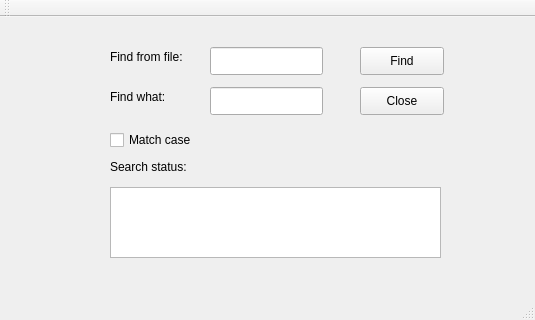
<?xml version="1.0" encoding="UTF-8"?>
<ui version="4.0">
 <class>MainWindow</class>
 <widget class="QMainWindow" name="MainWindow">
  <property name="geometry">
   <rect>
    <x>0</x>
    <y>0</y>
    <width>535</width>
    <height>320</height>
   </rect>
  </property>
  <property name="windowTitle">
   <string>MainWindow</string>
  </property>
  <widget class="QWidget" name="centralWidget">
   <widget class="QLineEdit" name="fileLineEdit">
    <property name="geometry">
     <rect>
      <x>210</x>
      <y>30</y>
      <width>113</width>
      <height>28</height>
     </rect>
    </property>
   </widget>
   <widget class="QLineEdit" name="keyLineEdit">
    <property name="geometry">
     <rect>
      <x>210</x>
      <y>70</y>
      <width>113</width>
      <height>28</height>
     </rect>
    </property>
   </widget>
   <widget class="QLabel" name="label">
    <property name="geometry">
     <rect>
      <x>110</x>
      <y>30</y>
      <width>91</width>
      <height>20</height>
     </rect>
    </property>
    <property name="text">
     <string>Find from file:</string>
    </property>
   </widget>
   <widget class="QLabel" name="label_2">
    <property name="geometry">
     <rect>
      <x>110</x>
      <y>70</y>
      <width>71</width>
      <height>20</height>
     </rect>
    </property>
    <property name="text">
     <string>Find what:</string>
    </property>
   </widget>
   <widget class="QTextBrowser" name="textBrowser">
    <property name="geometry">
     <rect>
      <x>110</x>
      <y>170</y>
      <width>331</width>
      <height>71</height>
     </rect>
    </property>
   </widget>
   <widget class="QLabel" name="label_3">
    <property name="geometry">
     <rect>
      <x>110</x>
      <y>140</y>
      <width>91</width>
      <height>20</height>
     </rect>
    </property>
    <property name="text">
     <string>Search status:</string>
    </property>
   </widget>
   <widget class="QCheckBox" name="matchCheckBox">
    <property name="geometry">
     <rect>
      <x>110</x>
      <y>110</y>
      <width>101</width>
      <height>26</height>
     </rect>
    </property>
    <property name="text">
     <string>Match case</string>
    </property>
   </widget>
   <widget class="QPushButton" name="FindPushButton">
    <property name="geometry">
     <rect>
      <x>360</x>
      <y>30</y>
      <width>84</width>
      <height>28</height>
     </rect>
    </property>
    <property name="text">
     <string>Find</string>
    </property>
   </widget>
   <widget class="QPushButton" name="closePushButton">
    <property name="geometry">
     <rect>
      <x>360</x>
      <y>70</y>
      <width>84</width>
      <height>28</height>
     </rect>
    </property>
    <property name="text">
     <string>Close</string>
    </property>
   </widget>
  </widget>
  <widget class="QMenuBar" name="menuBar">
   <property name="geometry">
    <rect>
     <x>0</x>
     <y>0</y>
     <width>535</width>
     <height>25</height>
    </rect>
   </property>
  </widget>
  <widget class="QToolBar" name="mainToolBar">
   <attribute name="toolBarArea">
    <enum>TopToolBarArea</enum>
   </attribute>
   <attribute name="toolBarBreak">
    <bool>false</bool>
   </attribute>
  </widget>
  <widget class="QStatusBar" name="statusBar"/>
 </widget>
 <layoutdefault spacing="6" margin="11"/>
 <resources/>
 <connections>
  <connection>
   <sender>closePushButton</sender>
   <signal>clicked()</signal>
   <receiver>MainWindow</receiver>
   <slot>close()</slot>
   <hints>
    <hint type="sourcelabel">
     <x>409</x>
     <y>128</y>
    </hint>
    <hint type="destinationlabel">
     <x>498</x>
     <y>125</y>
    </hint>
   </hints>
  </connection>
 </connections>
</ui>
